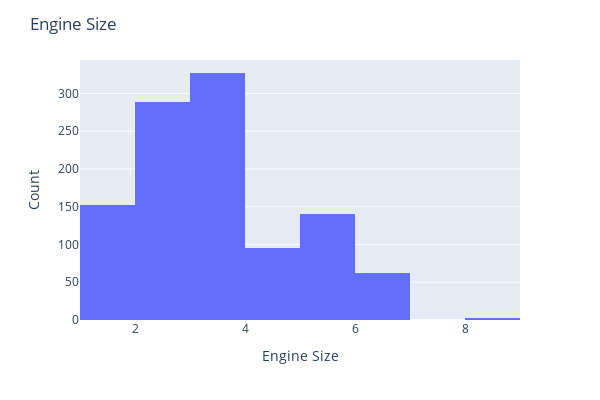

Write notebook code for a chart like this one.
### Code cell
fig_config = {
    'data_frame': df,
    'x': 'engine_size',
    'nbins': 8,
    'width': 600, 
    'height': 400
}

layout_config = {
    'title': 'Engine Size',
    'xaxis_title': 'Engine Size',
    'yaxis_title': 'Count',
}

fig = px.histogram(**fig_config)
fig.update_layout(**layout_config)
fig.show()

### Figure 1 — Plotly figure (JSON) as saved in the notebook; plotly's stock layout.template omitted (floating-point values rounded to 4 significant figures; data arrays with more than 128 entries replaced by an {"elided": "..."} marker saying what was removed)
{"data": [{"alignmentgroup": "True", "bingroup": "x", "hovertemplate": "engine_size=%{x}<br>count=%{y}<extra></extra>", "legendgroup": "", "marker": {"color": "#636efa", "pattern": {"shape": ""}}, "name": "", "nbinsx": 8, "offsetgroup": "", "orientation": "v", "showlegend": false, "type": "histogram", "x": {"elided": "1067 float values"}, "xaxis": "x", "yaxis": "y"}], "layout": {"barmode": "relative", "height": 400, "legend": {"tracegroupgap": 0}, "margin": {"t": 60}, "title": {"text": "Engine Size"}, "width": 600, "xaxis": {"anchor": "y", "domain": [0, 1], "title": {"text": "Engine Size"}}, "yaxis": {"anchor": "x", "domain": [0, 1], "title": {"text": "Count"}}}}
